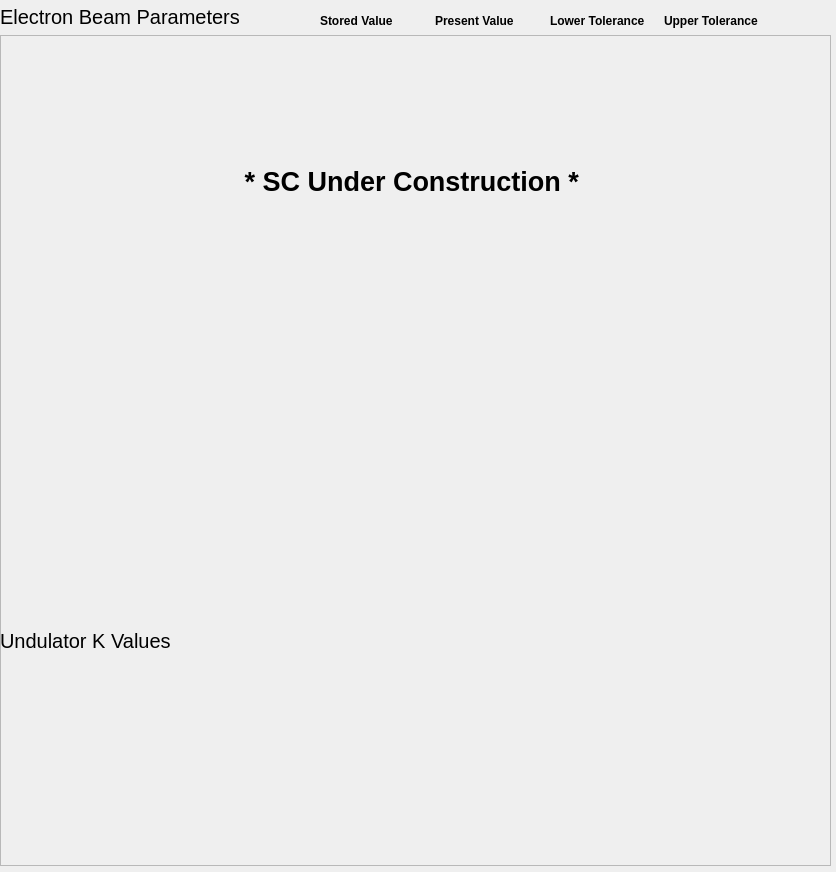
<?xml version="1.0" encoding="UTF-8"?>
<ui version="4.0">
 <class>Form</class>
 <widget class="QWidget" name="Form">
  <property name="geometry">
   <rect>
    <x>0</x>
    <y>0</y>
    <width>836</width>
    <height>872</height>
   </rect>
  </property>
  <property name="windowTitle">
   <string>Form</string>
  </property>
  <widget class="QFrame" name="frame">
   <property name="geometry">
    <rect>
     <x>0</x>
     <y>35</y>
     <width>831</width>
     <height>831</height>
    </rect>
   </property>
   <property name="frameShape">
    <enum>QFrame::StyledPanel</enum>
   </property>
   <property name="frameShadow">
    <enum>QFrame::Raised</enum>
   </property>
   <widget class="PyDMDrawingRectangle" name="PyDMDrawingRectangle_1">
    <property name="geometry">
     <rect>
      <x>0</x>
      <y>-1</y>
      <width>831</width>
      <height>590</height>
     </rect>
    </property>
    <property name="alarmSensitiveContent" stdset="0">
     <bool>false</bool>
    </property>
    <property name="alarmSensitiveBorder" stdset="0">
     <bool>false</bool>
    </property>
    <property name="brush" stdset="0">
     <brush brushstyle="SolidPattern">
      <color alpha="255">
       <red>244</red>
       <green>218</green>
       <blue>168</blue>
      </color>
     </brush>
    </property>
    <property name="penStyle" stdset="0">
     <enum>Qt::SolidLine</enum>
    </property>
    <property name="penColor" stdset="0">
     <color>
      <red>90</red>
      <green>90</green>
      <blue>90</blue>
     </color>
    </property>
    <property name="penWidth" stdset="0">
     <double>2.000000000000000</double>
    </property>
   </widget>
   <widget class="QLabel" name="label_9">
    <property name="geometry">
     <rect>
      <x>0</x>
      <y>590</y>
      <width>391</width>
      <height>31</height>
     </rect>
    </property>
    <property name="font">
     <font>
      <pointsize>15</pointsize>
     </font>
    </property>
    <property name="autoFillBackground">
     <bool>false</bool>
    </property>
    <property name="styleSheet">
     <string notr="true">background:transparent
bold</string>
    </property>
    <property name="frameShadow">
     <enum>QFrame::Plain</enum>
    </property>
    <property name="text">
     <string>Undulator K Values</string>
    </property>
   </widget>
   <widget class="PyDMDrawingRectangle" name="PyDMDrawingRectangle_2">
    <property name="geometry">
     <rect>
      <x>0</x>
      <y>620</y>
      <width>831</width>
      <height>211</height>
     </rect>
    </property>
    <property name="alarmSensitiveContent" stdset="0">
     <bool>false</bool>
    </property>
    <property name="alarmSensitiveBorder" stdset="0">
     <bool>false</bool>
    </property>
    <property name="brush" stdset="0">
     <brush brushstyle="SolidPattern">
      <color alpha="255">
       <red>175</red>
       <green>217</green>
       <blue>248</blue>
      </color>
     </brush>
    </property>
    <property name="penStyle" stdset="0">
     <enum>Qt::SolidLine</enum>
    </property>
    <property name="penColor" stdset="0">
     <color>
      <red>90</red>
      <green>90</green>
      <blue>90</blue>
     </color>
    </property>
    <property name="penWidth" stdset="0">
     <double>2.000000000000000</double>
    </property>
   </widget>
   <widget class="PyDMTemplateRepeater" name="PyDMTemplateRepeater_2">
    <property name="geometry">
     <rect>
      <x>0</x>
      <y>620</y>
      <width>821</width>
      <height>211</height>
     </rect>
    </property>
    <property name="toolTip">
     <string/>
    </property>
    <property name="styleSheet">
     <string notr="true">background:transparent
</string>
    </property>
    <property name="layoutType" stdset="0">
     <enum>PyDMTemplateRepeater::Vertical</enum>
    </property>
    <property name="layoutSpacing" stdset="0">
     <number>0</number>
    </property>
    <property name="countShownInDesigner" stdset="0">
     <number>9</number>
    </property>
    <property name="templateFilename" stdset="0">
     <string/>
    </property>
    <property name="dataSource" stdset="0">
     <string/>
    </property>
   </widget>
   <widget class="QScrollArea" name="scrollArea">
    <property name="geometry">
     <rect>
      <x>0</x>
      <y>0</y>
      <width>831</width>
      <height>581</height>
     </rect>
    </property>
    <property name="styleSheet">
     <string notr="true">background-color:transparent;</string>
    </property>
    <property name="horizontalScrollBarPolicy">
     <enum>Qt::ScrollBarAlwaysOff</enum>
    </property>
    <property name="sizeAdjustPolicy">
     <enum>QAbstractScrollArea::AdjustToContents</enum>
    </property>
    <property name="widgetResizable">
     <bool>true</bool>
    </property>
    <widget class="QWidget" name="scrollAreaWidgetContents">
     <property name="geometry">
      <rect>
       <x>0</x>
       <y>0</y>
       <width>829</width>
       <height>579</height>
      </rect>
     </property>
     <layout class="QVBoxLayout" name="verticalLayout">
      <property name="leftMargin">
       <number>3</number>
      </property>
      <property name="topMargin">
       <number>3</number>
      </property>
      <property name="rightMargin">
       <number>3</number>
      </property>
      <property name="bottomMargin">
       <number>3</number>
      </property>
      <item>
       <widget class="QLabel" name="label_12">
        <property name="font">
         <font>
          <pointsize>20</pointsize>
          <weight>75</weight>
          <bold>true</bold>
         </font>
        </property>
        <property name="styleSheet">
         <string notr="true">background-color: transparent;</string>
        </property>
        <property name="text">
         <string>* SC Under Construction * </string>
        </property>
        <property name="alignment">
         <set>Qt::AlignCenter</set>
        </property>
       </widget>
      </item>
      <item>
       <widget class="PyDMTemplateRepeater" name="PyDMTemplateRepeater_3">
        <property name="enabled">
         <bool>true</bool>
        </property>
        <property name="sizePolicy">
         <sizepolicy hsizetype="Preferred" vsizetype="Preferred">
          <horstretch>0</horstretch>
          <verstretch>0</verstretch>
         </sizepolicy>
        </property>
        <property name="toolTip">
         <string/>
        </property>
        <property name="styleSheet">
         <string notr="true">background:transparent
</string>
        </property>
        <property name="layoutType" stdset="0">
         <enum>PyDMTemplateRepeater::Vertical</enum>
        </property>
        <property name="layoutSpacing" stdset="0">
         <number>0</number>
        </property>
        <property name="countShownInDesigner" stdset="0">
         <number>30</number>
        </property>
        <property name="templateFilename" stdset="0">
         <string/>
        </property>
        <property name="dataSource" stdset="0">
         <string/>
        </property>
       </widget>
      </item>
     </layout>
    </widget>
   </widget>
   <zorder>PyDMDrawingRectangle_1</zorder>
   <zorder>PyDMDrawingRectangle_2</zorder>
   <zorder>label_9</zorder>
   <zorder>PyDMTemplateRepeater_2</zorder>
   <zorder>scrollArea</zorder>
  </widget>
  <widget class="QWidget" name="horizontalLayoutWidget">
   <property name="geometry">
    <rect>
     <x>320</x>
     <y>10</y>
     <width>451</width>
     <height>21</height>
    </rect>
   </property>
   <layout class="QHBoxLayout" name="horizontalLayout">
    <property name="spacing">
     <number>8</number>
    </property>
    <item>
     <widget class="QLabel" name="label_6">
      <property name="font">
       <font>
        <pointsize>9</pointsize>
        <weight>75</weight>
        <bold>true</bold>
       </font>
      </property>
      <property name="text">
       <string>Stored Value</string>
      </property>
     </widget>
    </item>
    <item>
     <widget class="QLabel" name="label_7">
      <property name="font">
       <font>
        <pointsize>9</pointsize>
        <weight>75</weight>
        <bold>true</bold>
       </font>
      </property>
      <property name="text">
       <string>Present Value</string>
      </property>
     </widget>
    </item>
    <item>
     <widget class="QLabel" name="label_10">
      <property name="font">
       <font>
        <pointsize>9</pointsize>
        <weight>75</weight>
        <bold>true</bold>
       </font>
      </property>
      <property name="text">
       <string>Lower Tolerance</string>
      </property>
     </widget>
    </item>
    <item>
     <widget class="QLabel" name="label_11">
      <property name="font">
       <font>
        <pointsize>9</pointsize>
        <weight>75</weight>
        <bold>true</bold>
       </font>
      </property>
      <property name="text">
       <string>Upper Tolerance</string>
      </property>
     </widget>
    </item>
   </layout>
  </widget>
  <widget class="QLabel" name="label_8">
   <property name="geometry">
    <rect>
     <x>0</x>
     <y>-10</y>
     <width>361</width>
     <height>54</height>
    </rect>
   </property>
   <property name="font">
    <font>
     <pointsize>15</pointsize>
    </font>
   </property>
   <property name="autoFillBackground">
    <bool>false</bool>
   </property>
   <property name="styleSheet">
    <string notr="true">background:transparent
bold</string>
   </property>
   <property name="frameShadow">
    <enum>QFrame::Plain</enum>
   </property>
   <property name="text">
    <string>Electron Beam Parameters</string>
   </property>
  </widget>
 </widget>
 <customwidgets>
  <customwidget>
   <class>PyDMDrawingRectangle</class>
   <extends>QWidget</extends>
   <header>pydm.widgets.drawing</header>
  </customwidget>
  <customwidget>
   <class>PyDMTemplateRepeater</class>
   <extends>QFrame</extends>
   <header>pydm.widgets.template_repeater</header>
  </customwidget>
 </customwidgets>
 <resources/>
 <connections/>
</ui>
